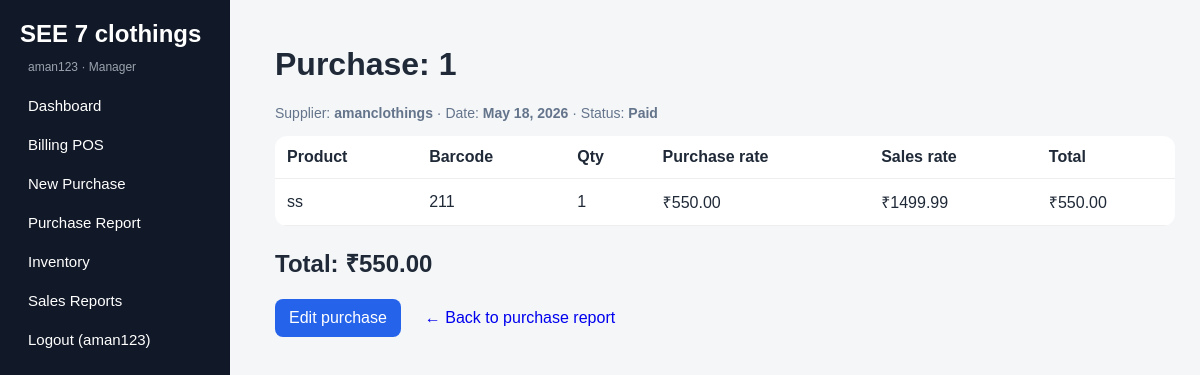
Screenshot of /purchases/4/ (signed in) with the database file from the repository.
### core/models.py (models this page shows, shortened)
class StoreSetting(models.Model):
    RECEIPT_WIDTHS = [(58, '58 mm (2 inch)'), (80, '80 mm (3 inch / TVS)')]
    store_name = models.CharField(max_length=150, default='SEE7 CLOTHINGS')
    logo = models.ImageField(upload_to='store/', blank=True, null=True)
    address = models.TextField(blank=True)
    phone = models.CharField(max_length=20, blank=True)
    gst_number = models.CharField(max_length=50, blank=True)
    invoice_prefix = models.CharField(max_length=10, default='S7')
    currency = models.CharField(max_length=5, default='₹')
    receipt_width_mm = models.PositiveSmallIntegerField(choices=RECEIPT_WIDTHS, default=80)
    receipt_header = models.TextField(blank=True, help_text='Extra lines on bill (one per line)')
    receipt_footer = models.TextField(default='Thank you! Visit again.', blank=True)
    receipt_show_barcode = models.BooleanField(default=True, help_text='Print bill barcode on receipt')
    label_width_mm = models.PositiveSmallIntegerField(default=50)
    label_height_mm = models.PositiveSmallIntegerField(default=30)

class Purchase(models.Model):
    PAYMENT_STATUS = [('paid','Paid'),('pending','Pending'),('partial','Partial')]
    supplier = models.ForeignKey(Supplier, on_delete=models.SET_NULL, null=True)
    invoice_no = models.CharField(max_length=100)
    purchase_date = models.DateField()
    payment_status = models.CharField(max_length=20, choices=PAYMENT_STATUS, default='paid')
    total_amount = models.DecimalField(max_digits=12, decimal_places=2, default=0)
    tax_amount = models.DecimalField(max_digits=12, decimal_places=2, default=0)
    gst_amount = models.DecimalField(max_digits=12, decimal_places=2, default=0)
    notes = models.TextField(blank=True)
    created_by = models.ForeignKey(User, on_delete=models.SET_NULL, null=True, blank=True)
    created_at = models.DateTimeField(default=timezone.now)

class Supplier(models.Model):
    name = models.CharField(max_length=150)
    phone = models.CharField(max_length=20, blank=True)
    address = models.TextField(blank=True)
    def __str__(self): return self.name

class PurchaseItem(models.Model):
    purchase = models.ForeignKey(Purchase, related_name='items', on_delete=models.CASCADE)
    product = models.ForeignKey(Product, on_delete=models.CASCADE)
    quantity = models.PositiveIntegerField()
    price = models.DecimalField(max_digits=10, decimal_places=2)
    @property
    def line_total(self):
        return self.price * self.quantity

class Product(models.Model):
    name = models.CharField(max_length=150)
    category = models.ForeignKey(Category, on_delete=models.SET_NULL, null=True, blank=True)
    brand = models.CharField(max_length=100, blank=True)
    size = models.CharField(max_length=50, blank=True)
    color = models.CharField(max_length=50, blank=True)
    purchase_price = models.DecimalField(max_digits=10, decimal_places=2, default=0)
    selling_price = models.DecimalField(max_digits=10, decimal_places=2, default=0)
    mrp = models.DecimalField(max_digits=10, decimal_places=2, default=0)
    gst_percent = models.DecimalField(max_digits=5, decimal_places=2, default=0, help_text='GST % on this product')
    barcode = models.CharField(max_length=100, unique=True)
    stock_quantity = models.PositiveIntegerField(default=0)
    min_stock_alert = models.PositiveIntegerField(default=5)
    image = models.ImageField(upload_to='products/', blank=True, null=True)
    created_at = models.DateTimeField(auto_now_add=True)

### core/views.py (the view)
# urls.py: path('purchases/<int:pk>/', views.purchase_detail, name='purchase_detail'),
@admin_required
def purchase_detail(request, pk):
    purchase = get_object_or_404(Purchase.objects.select_related('supplier'), pk=pk)
    return render(request, 'core/purchase_detail.html', {'purchase': purchase})

### core/context_processors.py (called while the page is built)
def store_settings(request):
    store = StoreSetting.objects.first()
    return {'store': store}

### core/templates/core/purchase_detail.html (shortened to what this page needs)
{% extends 'core/base.html' %}
{% block content %}
<h1>Purchase: {{ purchase.invoice_no }}</h1>
<p class="muted">
  Supplier: <strong>{{ purchase.supplier|default:"—" }}</strong> ·
  Date: <strong>{{ purchase.purchase_date }}</strong> ·
  Status: <strong>{{ purchase.get_payment_status_display }}</strong>
</p>
<table>
  <tr><th>Product</th><th>Barcode</th><th>Qty</th><th>Purchase rate</th><th>Sales rate</th><th>Total</th></tr>
  {% for it in purchase.items.all %}
  <tr>
    <td>{{ it.product.name }}</td>
    <td>{{ it.product.barcode }}</td>
    <td>{{ it.quantity }}</td>
    <td>₹{{ it.price }}</td>
    <td>₹{{ it.product.selling_price }}</td>
    <td>₹{{ it.line_total }}</td>
  </tr>
  {% endfor %}
</table>
<h2>Total: ₹{{ purchase.total_amount }}</h2>
<div class="btn-row">
  <a class="linkbtn primary" href="{% url 'purchase_edit' purchase.id %}">Edit purchase</a>
  <a class="linkbtn" href="{% url 'purchase_report' %}">← Back to purchase report</a>
</div>
{% endblock %}

### core/templates/core/base.html (shortened to what this page needs)
<!doctype html>
<html lang="en">
<head>
  <link rel="stylesheet" href="/static/core/css/style.css">
</head>
<body>
{% if user.is_authenticated %}
<aside>
  <h2>{% if store %}{{ store.store_name|truncatechars:20 }}{% else %}SEE7 CLOTHINGS{% endif %}</h2>
  <p class="sidebar-user">{{ user.username }}{% if user.is_staff %} · Manager{% endif %}</p>
  <a href="{% url 'dashboard' %}">Dashboard</a>
  <a href="{% url 'pos' %}">Billing POS</a>
  {% if user.is_staff %}
  <a href="{% url 'purchase_add' %}">New Purchase</a>
  <a href="{% url 'purchase_report' %}">Purchase Report</a>
  {% endif %}
  <a href="{% url 'stock' %}">Inventory</a>
  <a href="{% url 'reports' %}">Sales Reports</a>
  <form action="{% url 'logout' %}" method="post">{% csrf_token %}<button type="submit">Logout ({{ user.username }})</button></form>
</aside>
{% endif %}
<main class="{% if not user.is_authenticated %}full{% endif %}">
  {% block content %}{% endblock %}
</main>
</body>
</html>

### core/static/core/css/style.css (style rules this page uses)
* { box-sizing:border-box }
body { margin:0;font-family:Arial,sans-serif;background:#f4f6f8;color:#1f2937 }
aside { position:fixed;left:0;top:0;width:230px;height:100vh;background:#111827;color:white;padding:20px }
aside h2 { margin-top:0 }
aside a,aside button { display:block;color:white;text-decoration:none;background:transparent;border:0;padding:11px 8px;width:100%;text-align:left;border-radius:8px;font-size:15px }
main { margin-left:250px;padding:25px }
table { width:100%;border-collapse:collapse;background:white;margin-top:15px;border-radius:12px;overflow:hidden }
th,td { padding:12px;border-bottom:1px solid #eee;text-align:left }
button,.linkbtn { padding:10px 14px;border:0;border-radius:8px;cursor:pointer;text-decoration:none;display:inline-block }
.primary { background:#2563eb;color:white }
.muted { color:#64748b;font-size:14px }
.btn-row { display:flex;flex-wrap:wrap;gap:10px;align-items:center;margin:12px 0 }
.sidebar-user { font-size:12px;color:#9ca3af;margin:-8px 0 12px;padding:0 8px }
aside .sidebar-user { word-break:break-word }

### rows the page displays
StoreSetting: store_name "SEE 7 clothings"
Purchase: invoice_no "1", supplier "amanclothings", purchase_date "May 18, 2026", payment_status "Paid", total_amount "550.00"
PurchaseItem: product.name "ss", product.barcode "211", quantity "1", price "550.00", product.selling_price "1499.99", line_total "550.00"

### other values shown
{{ user.username }} "aman123"
